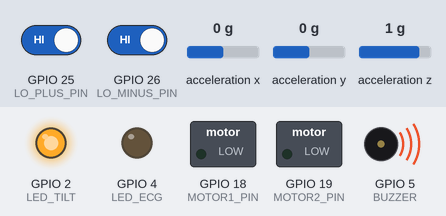
This sketch was run on a simulated ESP32. On the bench: switched loads named in the sketch (green lamp = pin HIGH), output pins drawn as LEDs (lit = HIGH), buzzer (waves = sounding, pin HIGH). Wiring (inferred from the names in the program): MPU-6050 motion sensor at I2C address 0x68. The test bench sets the inputs (shaded band); at power-on: acceleration x 0 g, GPIO 25 (LO_PLUS_PIN) HIGH, GPIO 26 (LO_MINUS_PIN) HIGH, acceleration y 0 g, acceleration z 1 g. What the sketch prints to the serial monitor is not drawn.

Above: at 2.3 s.
2.4 s: acceleration x set to -0.2 g
3.9 s: acceleration x set to -0.5 g
At 4.4 s:
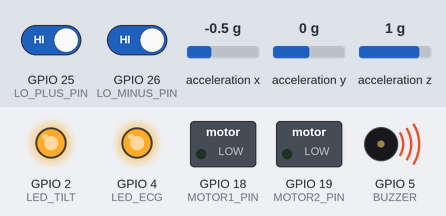
5.4 s: acceleration x set to 0 g
At 5.7 s:
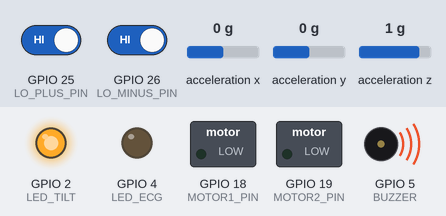
6.9 s: acceleration x set to -1.4 g
At 7.7 s:
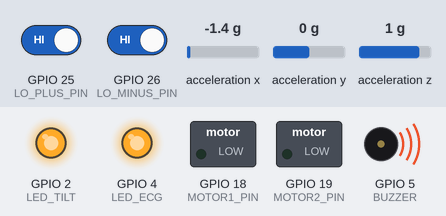
8.4 s: GPIO 25 (LO_PLUS_PIN) driven LOW and GPIO 26 (LO_MINUS_PIN) driven LOW
At 8.8 s:
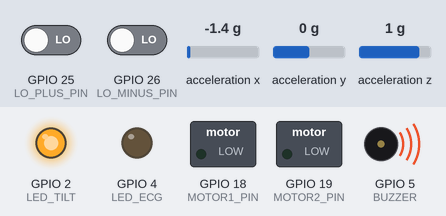
10.3 s: acceleration x set to 0.1 g
At 11.0 s:
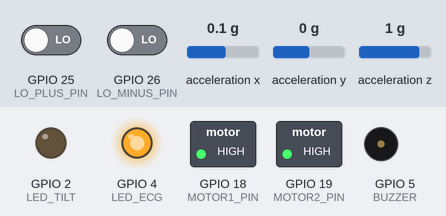
Timing chart, 0 to 12.8 s (numbered marks = the images above; inputs shaded):
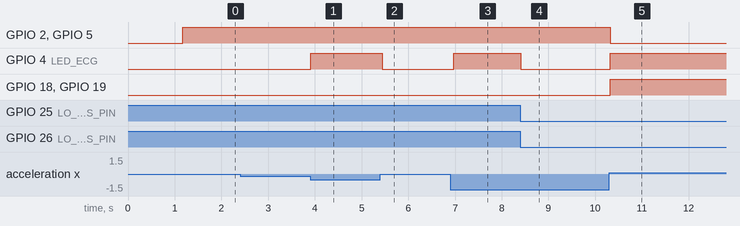

Measured:
- the behaviour switches between -0.3 and -0.4 g on acceleration x (found by bisection; images 0 and 1)
- after the input at 2.4 s, every drawn part: stays the same
- after the input at 3.9 s, GPIO 4 (LED_ECG): LOW → HIGH at once
- after the input at 5.4 s, GPIO 4 (LED_ECG): HIGH → LOW after 0.05 s
- after the input at 6.9 s, GPIO 4 (LED_ECG): LOW → HIGH after 0.07 s
- after the input at 8.4 s, GPIO 4 (LED_ECG): HIGH → LOW at once
- after the input at 10.3 s, GPIO 2 (LED_TILT), GPIO 5 (BUZZER): HIGH → LOW at once; GPIO 4 (LED_ECG), GPIO 18 (MOTOR1_PIN), GPIO 19 (MOTOR2_PIN): LOW → HIGH at once

The sketch:

ECG_IMU_WORKING_.ino
```cpp
#include <Wire.h>

// ---------------- MPU6050 addresses ----------------
#define MPU_ADDR 0x68
#define PWR_MGMT_1 0x6B
#define ACCEL_XOUT_H 0x3B

// ---------------- Pin setup ----------------
const int LED_TILT = 2;
const int LED_ECG  = 4;
const int BUZZER   = 5;
const int ECG_PIN = 34;
const int LO_PLUS_PIN = 25;
const int LO_MINUS_PIN = 26;
const bool USE_LO_PINS = true;
const int MOTOR1_PIN = 18;
const int MOTOR2_PIN = 19;

// ---------------- Thresholds ----------------
const float ANGLE_THRESHOLD_DEG = 20.0;
const int ECG_MIN_AMP = 60;
const unsigned long ECG_WINDOW_MS = 300;

// ---------------- Variables ----------------
unsigned long ecgWindowStart = 0;
int ecgMin = 4095, ecgMax = 0;
float baseX = 0.0, baseY = 0.0, baseZ = 1.0;
bool mpuConnected = false;

// ---------------- Helper functions ----------------
void i2cWriteByte(uint8_t reg, uint8_t data) {
  Wire.beginTransmission(MPU_ADDR);
  Wire.write(reg);
  Wire.write(data);
  Wire.endTransmission();
}

bool checkMPUConnection() {
  Wire.beginTransmission(MPU_ADDR);
  return (Wire.endTransmission() == 0);
}

bool readMPUAccelRaw(int16_t &ax, int16_t &ay, int16_t &az) {
  Wire.beginTransmission(MPU_ADDR);
  Wire.write(ACCEL_XOUT_H);
  if (Wire.endTransmission(false) != 0) {
    return false; // communication failed
  }

  if (Wire.requestFrom(MPU_ADDR, 6, true) != 6) {
    return false; // didn’t get 6 bytes
  }

  ax = (Wire.read() << 8) | Wire.read();
  ay = (Wire.read() << 8) | Wire.read();
  az = (Wire.read() << 8) | Wire.read();
  return true;
}

void normalizeVec(float &x, float &y, float &z) {
  float mag = sqrt(x*x + y*y + z*z);
  if (mag > 0.0001) { x /= mag; y /= mag; z /= mag; }
}

void calibrateBaseline(unsigned int samples = 200, unsigned int delayMs = 5) {
  long sumX = 0, sumY = 0, sumZ = 0;
  for (unsigned int i = 0; i < samples; ++i) {
    int16_t ax, ay, az;
    if (!readMPUAccelRaw(ax, ay, az)) {
      Serial.println("⚠️ Calibration failed: MPU not responding");
      return;
    }
    sumX += ax; sumY += ay; sumZ += az;
    delay(delayMs);
  }
  const float accelScale = 16384.0;
  float avgX = (float)sumX / samples / accelScale;
  float avgY = (float)sumY / samples / accelScale;
  float avgZ = (float)sumZ / samples / accelScale;
  normalizeVec(avgX, avgY, avgZ);
  baseX = avgX; baseY = avgY; baseZ = avgZ;
  Serial.printf("✅ Calibrated baseline: bx=%.3f by=%.3f bz=%.3f\n", baseX, baseY, baseZ);
}

float angleFromBaseline(float ax, float ay, float az) {
  normalizeVec(ax, ay, az);
  float dot = baseX*ax + baseY*ay + baseZ*az;
  dot = constrain(dot, -1.0, 1.0);
  return acos(dot) * 180.0 / PI;
}

// Reconnect MPU if disconnected
void reconnectMPU() {
  Serial.println("🔌 Reconnecting to MPU6050...");
  for (int i = 0; i < 5; i++) {
    if (checkMPUConnection()) {
      i2cWriteByte(PWR_MGMT_1, 0x00);
      Serial.println("✅ MPU reconnected, recalibrating...");
      calibrateBaseline();
      mpuConnected = true;
      return;
    }
    delay(500);
  }
  Serial.println("❌ MPU not found after retries!");
  mpuConnected = false;
}

// ---------------- Setup ----------------
void setup() {
  Serial.begin(115200);
  Wire.begin(21, 22);

  pinMode(LED_TILT, OUTPUT);
  pinMode(LED_ECG, OUTPUT);
  pinMode(BUZZER, OUTPUT);
  pinMode(MOTOR1_PIN, OUTPUT);
  pinMode(MOTOR2_PIN, OUTPUT);

  if (USE_LO_PINS) {
    pinMode(LO_PLUS_PIN, INPUT_PULLUP);
    pinMode(LO_MINUS_PIN, INPUT_PULLUP);
  }

  // Try connecting to MPU
  if (checkMPUConnection()) {
    Serial.println("✅ MPU6050 connected");
    i2cWriteByte(PWR_MGMT_1, 0x00); // wake up
    calibrateBaseline();
    mpuConnected = true;
  } else {
    Serial.println("❌ MPU6050 not found, will retry automatically.");
    mpuConnected = false;
  }

  ecgWindowStart = millis();
}

// ---------------- Main Loop ----------------
void loop() {
  bool tiltAlert = false;
  bool ecgAlert = false;

  // ---- MPU Connection Check ----
  if (!checkMPUConnection()) {
    if (mpuConnected) {
      Serial.println("⚠️ MPU disconnected!");
      mpuConnected = false;
    }
    reconnectMPU();
  }

  // ---- Read MPU6050 acceleration ----
  if (mpuConnected) {
    int16_t axRaw, ayRaw, azRaw;
    if (readMPUAccelRaw(axRaw, ayRaw, azRaw)) {
      const float accelScale = 16384.0;
      float Ax = axRaw / accelScale;
      float Ay = ayRaw / accelScale;
      float Az = azRaw / accelScale;
      float angle = angleFromBaseline(Ax, Ay, Az);
      if (angle > ANGLE_THRESHOLD_DEG) tiltAlert = true;
    } else {
      Serial.println("⚠️ Failed to read MPU, retrying...");
      reconnectMPU();
    }
  }

  // =======================================
  // ✅ ECG CHECK — ONLY ELECTRODE REMOVAL TRIGGERS ALERT
  // =======================================
  if (USE_LO_PINS) {
    int loPlus = digitalRead(LO_PLUS_PIN);
    int loMinus = digitalRead(LO_MINUS_PIN);

    if (loPlus == HIGH || loMinus == HIGH) {
      ecgAlert = true;
      Serial.println("⚠️ ECG LED OFF - Electrodes Removed!");
      digitalWrite(LED_ECG, LOW);
    } else {
      ecgAlert = false;
      digitalWrite(LED_ECG, HIGH);
    }
  }

  // ====================================
  // 🚨 ALERT MANAGEMENT SECTION (NORMAL BUZZER)
  // ====================================
  if (tiltAlert && ecgAlert) {
    Serial.println("🚨 ALERT: Head Slanted + ECG Problem!");
    digitalWrite(LED_TILT, HIGH);
    digitalWrite(LED_ECG, HIGH);
    digitalWrite(MOTOR1_PIN, LOW);
    digitalWrite(MOTOR2_PIN, LOW);
    digitalWrite(BUZZER, HIGH); // steady buzzer ON
  }
  else if (tiltAlert) {
    Serial.println("⚠️ Head Slanted!");
    digitalWrite(LED_TILT, HIGH);
    digitalWrite(LED_ECG, LOW);
    digitalWrite(MOTOR1_PIN, LOW);
    digitalWrite(MOTOR2_PIN, LOW);
    digitalWrite(BUZZER, HIGH); // steady buzzer ON
  }
  else if (ecgAlert) {
    Serial.println("⚠️ ECG Lead Off!");
    digitalWrite(LED_ECG, LOW);
    digitalWrite(LED_TILT, HIGH);
    digitalWrite(MOTOR1_PIN, LOW);
    digitalWrite(MOTOR2_PIN, LOW);
    digitalWrite(BUZZER, HIGH); // steady buzzer ON
  }
  else {
    digitalWrite(LED_TILT, LOW);
    digitalWrite(LED_ECG, HIGH); // ECG connected → LED ON
    digitalWrite(MOTOR1_PIN, HIGH);
    digitalWrite(MOTOR2_PIN, HIGH);
    digitalWrite(BUZZER, LOW); // buzzer OFF
  }

  delay(100);
}
```
